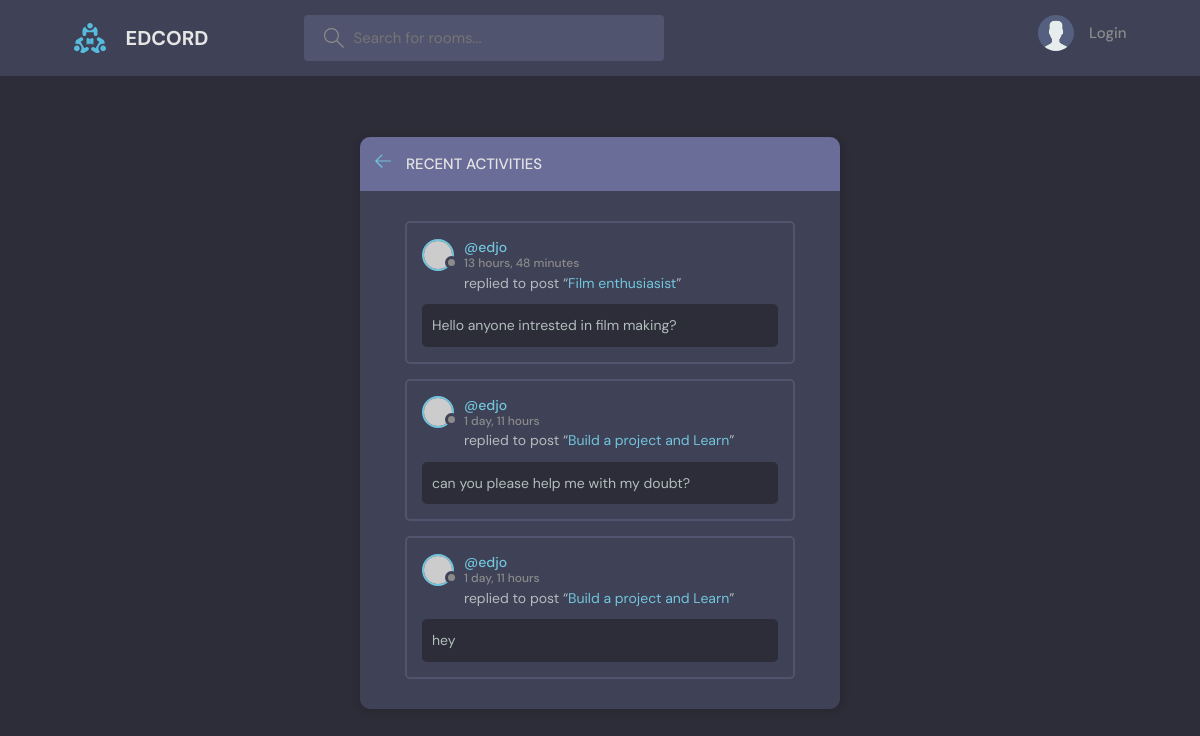
The page /activity/ on the database as committed earlier.
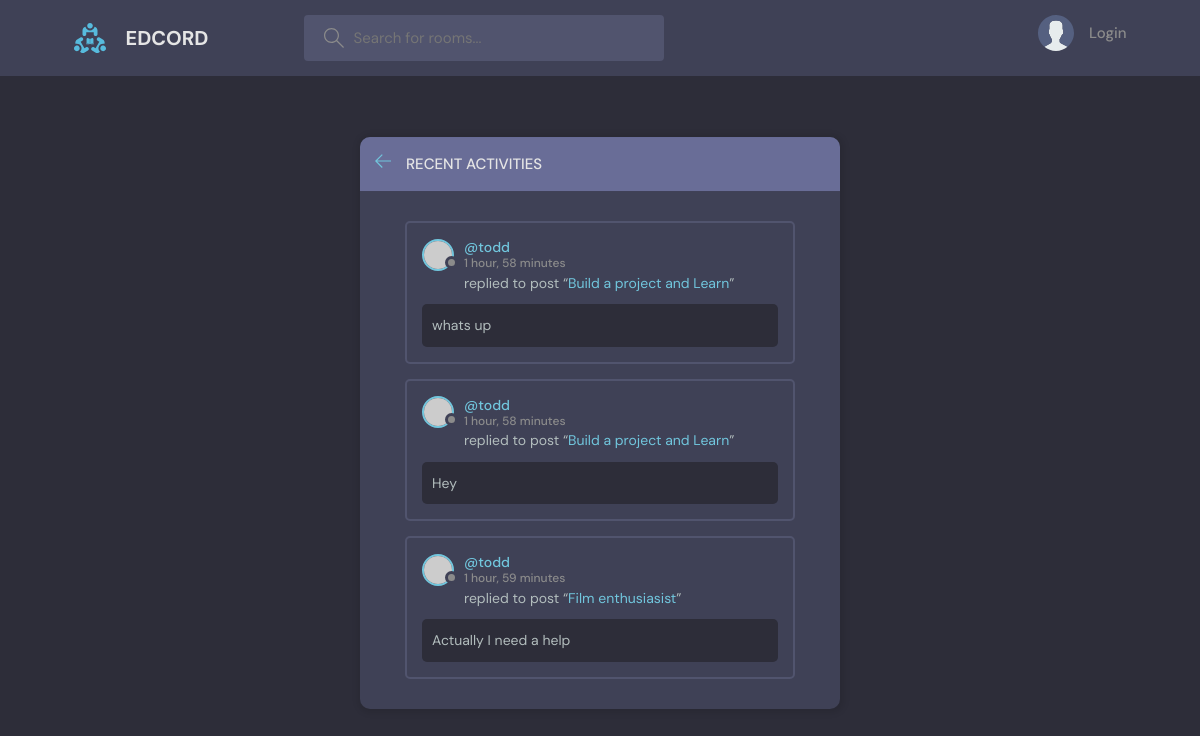
The same page on the database as committed later.
### base/models.py (models this page shows, shortened)
class Message(models.Model):
    user=models.ForeignKey(User,on_delete=CASCADE)
    room=models.ForeignKey(Room,on_delete=CASCADE)
    body=models.TextField()
    updated=models.DateTimeField(auto_now=True)
    created=models.DateTimeField(auto_now_add=True)
    class Meta:
        ordering=['-updated','-created']

class Room(models.Model):
    host=models.ForeignKey(User,on_delete=SET_NULL,null=True)
    topic=models.ForeignKey(Topic,on_delete=CASCADE,null=True)
    name=models.CharField(max_length=200)
    description=models.TextField(null=True,blank=True)
    participants=models.ManyToManyField(User,related_name='participants',blank=True)
    updated=models.DateTimeField(auto_now=True)
    created=models.DateTimeField(auto_now_add=True)
    class Meta:
        ordering=['-updated','-created']

### base/views.py (the view)
# urls.py: path('activity/',views.ActivityPage,name='activity'),
def ActivityPage(request):
    room_messages=Message.objects.all()[0:3]
    return render(request,'base/activity.html',{'room_messages':room_messages})

### base/templates/base/activity.html (shortened to what this page needs)
{% extends 'main.html' %}
{% block content %}
    <main class="layout">
      <div class="container">
        <div class="layout__box">
          <div class="layout__boxHeader">
            <div class="layout__boxTitle">
              <a href="{% url 'home' %}">
                <svg version="1.1" xmlns="http://www.w3.org/2000/svg" width="32" height="32" viewBox="0 0 32 32">
                  <title>arrow-left</title>
                  <path
                    d="M13.723 2.286l-13.723 13.714 13.719 13.714 1.616-1.611-10.96-10.96h27.625v-2.286h-27.625l10.965-10.965-1.616-1.607z"
                  ></path>
                </svg>
              </a>
              <h3>Recent Activities</h3>
            </div>
          </div>
          <div class="activities-page layout__body">
            {% for message in room_messages %}
            <div class="activities__box">
              <div class="activities__boxHeader roomListRoom__header">
                <a href="{% url 'user-profile' message.user.id %}" class="roomListRoom__author">
                  <div class="avatar avatar--small">
                    <img src="https://randomuser.me/api/portraits/women/11.jpg" />
                  </div>
                  <p>
                    @{{message.user}}
                    <span>{{message.created|timesince}}</span>
                  </p>
                </a>
              </div>
              <div class="activities__boxContent">
                <p>replied to post “<a href="{% url 'room' message.room.id %}">{{message.room.name}}</a>”</p>
                <div class="activities__boxRoomContent">
                  {{message.body}}
                </div>
              </div>
            </div>
            {% endfor %}
          </div>
        </div>
      </div>
    </main>
{% endblock %}

Rows that differ between the two databases and show on the page:
no longer on this page (row unchanged): Message: user "edjo", created "13 hours, 48 minutes", room.name "Film enthusiasist", body "Hello anyone intrested in film making?"
no longer on this page (row unchanged): Message: user "edjo", created "1 day, 11 hours", room.name "Build a project and Learn", body "can you please help me with my doubt?"
no longer on this page (row unchanged): Message: user "edjo", created "1 day, 11 hours", room.name "Build a project and Learn", body "hey"
added Message: user "todd", created "1 hour, 58 minutes", room.name "Build a project and Learn", body "whats up"
added Message: user "todd", created "1 hour, 58 minutes", room.name "Build a project and Learn", body "Hey"
added Message: user "todd", created "1 hour, 59 minutes", room.name "Film enthusiasist", body "Actually I need a help"
